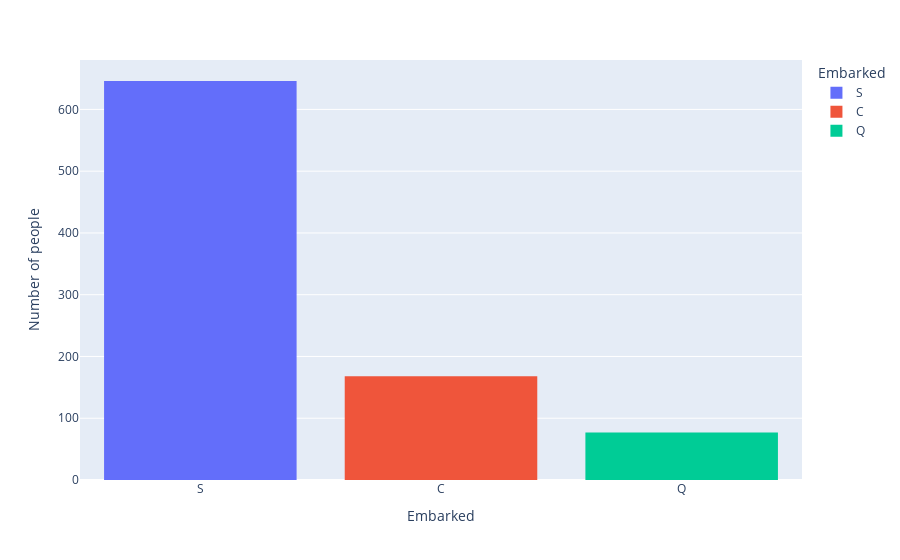

The cell this chart's notebook holds for it:
### Markdown cell above
## Visualization of people survived from different Embarkment

### Code cell
fig = px.histogram(df,x="Embarked",color="Embarked")
fig.update_layout(
    xaxis_title = "Embarked",
    yaxis_title = "Number of people",
    bargap=0.2,
)
fig.show()

### Figure 1 — Plotly figure (JSON) as saved in the notebook; plotly's stock layout.template omitted (floating-point values rounded to 4 significant figures; data arrays with more than 128 entries replaced by an {"elided": "..."} marker saying what was removed)
{"data": [{"alignmentgroup": "True", "bingroup": "x", "hovertemplate": "Embarked=%{x}<br>count=%{y}<extra></extra>", "legendgroup": "S", "marker": {"color": "#636efa", "pattern": {"shape": ""}}, "name": "S", "offsetgroup": "S", "orientation": "v", "showlegend": true, "type": "histogram", "x": {"elided": "646 str values"}, "xaxis": "x", "yaxis": "y"}, {"alignmentgroup": "True", "bingroup": "x", "hovertemplate": "Embarked=%{x}<br>count=%{y}<extra></extra>", "legendgroup": "C", "marker": {"color": "#EF553B", "pattern": {"shape": ""}}, "name": "C", "offsetgroup": "C", "orientation": "v", "showlegend": true, "type": "histogram", "x": {"elided": "168 str values"}, "xaxis": "x", "yaxis": "y"}, {"alignmentgroup": "True", "bingroup": "x", "hovertemplate": "Embarked=%{x}<br>count=%{y}<extra></extra>", "legendgroup": "Q", "marker": {"color": "#00cc96", "pattern": {"shape": ""}}, "name": "Q", "offsetgroup": "Q", "orientation": "v", "showlegend": true, "type": "histogram", "x": ["Q", "Q", "Q", "Q", "Q", "Q", "Q", "Q", "Q", "Q", "Q", "Q", "Q", "Q", "Q", "Q", "Q", "Q", "Q", "Q", "Q", "Q", "Q", "Q", "Q", "Q", "Q", "Q", "Q", "Q", "Q", "Q", "Q", "Q", "Q", "Q", "Q", "Q", "Q", "Q", "Q", "Q", "Q", "Q", "Q", "Q", "Q", "Q", "Q", "Q", "Q", "Q", "Q", "Q", "Q", "Q", "Q", "Q", "Q", "Q", "Q", "Q", "Q", "Q", "Q", "Q", "Q", "Q", "Q", "Q", "Q", "Q", "Q", "Q", "Q", "Q", "Q"], "xaxis": "x", "yaxis": "y"}], "layout": {"bargap": 0.2, "barmode": "relative", "legend": {"title": {"text": "Embarked"}, "tracegroupgap": 0}, "margin": {"t": 60}, "xaxis": {"anchor": "y", "categoryarray": ["S", "C", "Q"], "categoryorder": "array", "domain": [0, 1], "title": {"text": "Embarked"}}, "yaxis": {"anchor": "x", "domain": [0, 1], "title": {"text": "Number of people"}}}}
